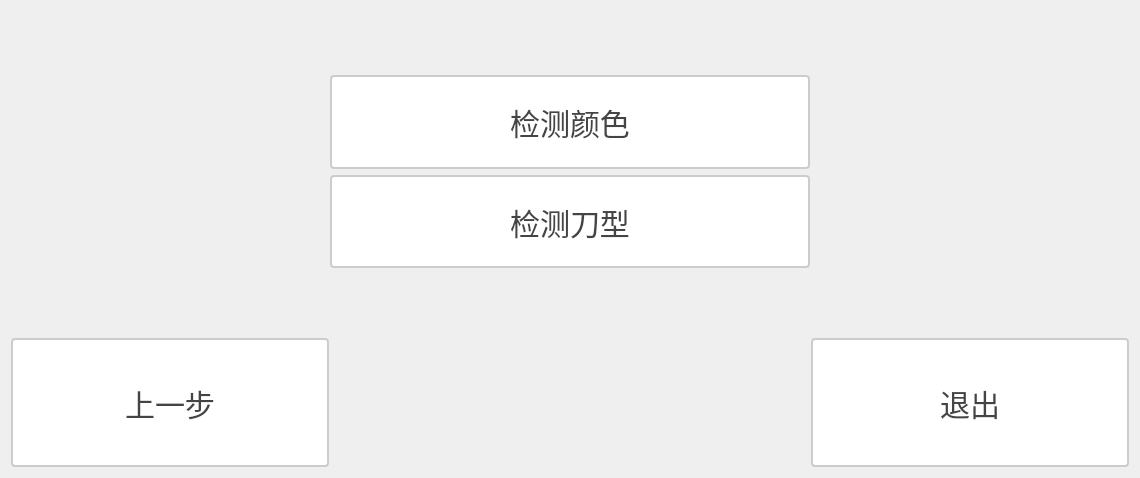
     <widget class="QWidget" name="tab_2">
      <attribute name="title">
       <string>Tab 2</string>
      </attribute>
      <layout class="QVBoxLayout" name="verticalLayout_4" stretch="1,3,1,2">
       <item>
        <spacer name="verticalSpacer_4">
         <property name="orientation">
          <enum>Qt::Orientation::Vertical</enum>
         </property>
         <property name="sizeHint" stdset="0">
          <size>
           <width>20</width>
           <height>132</height>
          </size>
         </property>
        </spacer>
       </item>
       <item>
        <layout class="QHBoxLayout" name="horizontalLayout" stretch="2,3,2">
         <item>
          <spacer name="horizontalSpacer_3">
           <property name="orientation">
            <enum>Qt::Orientation::Horizontal</enum>
           </property>
           <property name="sizeHint" stdset="0">
            <size>
             <width>398</width>
             <height>20</height>
            </size>
           </property>
          </spacer>
         </item>
         <item>
          <layout class="QVBoxLayout" name="verticalLayout_2">
           <item>
            <widget class="QPushButton" name="pbtn_tab2_checkColor">
             <property name="sizePolicy">
              <sizepolicy hsizetype="Minimum" vsizetype="Minimum">
               <horstretch>0</horstretch>
               <verstretch>0</verstretch>
              </sizepolicy>
             </property>
             <property name="styleSheet">
              <string notr="true">QPushButton {
    padding: 6px 14px;
    border: 2px solid #CCC;
    border-radius: 4px;
    background-color: white;
    color: #444;
    font-size: 30px; 
}

QPushButton:hover {
    border-color: #999;
    background-color: #F5F5F5;
}

QPushButton:pressed {
    border-color: #777;
    background-color: #EEE;
}</string>
             </property>
             <property name="text">
              <string>检测颜色</string>
             </property>
            </widget>
           </item>
           <item>
            <widget class="QPushButton" name="pbtn_tab2_checkBladeShape">
             <property name="sizePolicy">
              <sizepolicy hsizetype="Minimum" vsizetype="Minimum">
               <horstretch>0</horstretch>
               <verstretch>0</verstretch>
              </sizepolicy>
             </property>
             <property name="styleSheet">
              <string notr="true">QPushButton {
    padding: 6px 14px;
    border: 2px solid #CCC;
    border-radius: 4px;
    background-color: white;
    color: #444;
    font-size: 30px; 
}

QPushButton:hover {
    border-color: #999;
    background-color: #F5F5F5;
}

QPushButton:pressed {
    border-color: #777;
    background-color: #EEE;
}</string>
             </property>
             <property name="text">
              <string>检测刀型</string>
             </property>
            </widget>
           </item>
          </layout>
         </item>
         <item>
          <spacer name="horizontalSpacer_4">
           <property name="orientation">
            <enum>Qt::Orientation::Horizontal</enum>
           </property>
           <property name="sizeHint" stdset="0">
            <size>
             <width>508</width>
             <height>20</height>
            </size>
           </property>
          </spacer>
         </item>
        </layout>
       </item>
       <item>
        <spacer name="verticalSpacer_3">
         <property name="orientation">
          <enum>Qt::Orientation::Vertical</enum>
         </property>
         <property name="sizeHint" stdset="0">
          <size>
           <width>20</width>
           <height>132</height>
          </size>
         </property>
        </spacer>
       </item>
       <item>
        <layout class="QHBoxLayout" name="horizontalLayout_2" stretch="2,3,2">
         <item>
          <widget class="QPushButton" name="pbtn_tab2_preStep">
           <property name="sizePolicy">
            <sizepolicy hsizetype="Minimum" vsizetype="Minimum">
             <horstretch>0</horstretch>
             <verstretch>0</verstretch>
            </sizepolicy>
           </property>
           <property name="styleSheet">
            <string notr="true">QPushButton {
    padding: 6px 14px;
    border: 2px solid #CCC;
    border-radius: 4px;
    background-color: white;
    color: #444;
    font-size: 30px; 
}

QPushButton:hover {
    border-color: #999;
    background-color: #F5F5F5;
}

QPushButton:pressed {
    border-color: #777;
    background-color: #EEE;
}</string>
           </property>
           <property name="text">
            <string>上一步</string>
           </property>
          </widget>
         </item>
         <item>
          <spacer name="horizontalSpacer_2">
           <property name="orientation">
            <enum>Qt::Orientation::Horizontal</enum>
           </property>
           <property name="sizeHint" stdset="0">
            <size>
             <width>898</width>
             <height>20</height>
            </size>
           </property>
          </spacer>
         </item>
         <item>
          <widget class="QPushButton" name="pbtn_tab2_exit">
           <property name="sizePolicy">
            <sizepolicy hsizetype="Minimum" vsizetype="Minimum">
             <horstretch>0</horstretch>
             <verstretch>0</verstretch>
            </sizepolicy>
           </property>
           <property name="styleSheet">
            <string notr="true">QPushButton {
    padding: 6px 14px;
    border: 2px solid #CCC;
    border-radius: 4px;
    background-color: white;
    color: #444;
    font-size: 30px; 
}

QPushButton:hover {
    border-color: #999;
    background-color: #F5F5F5;
}

QPushButton:pressed {
    border-color: #777;
    background-color: #EEE;
}</string>
           </property>
           <property name="text">
            <string>退出</string>
           </property>
          </widget>
         </item>
        </layout>
       </item>
      </layout>
     </widget>
